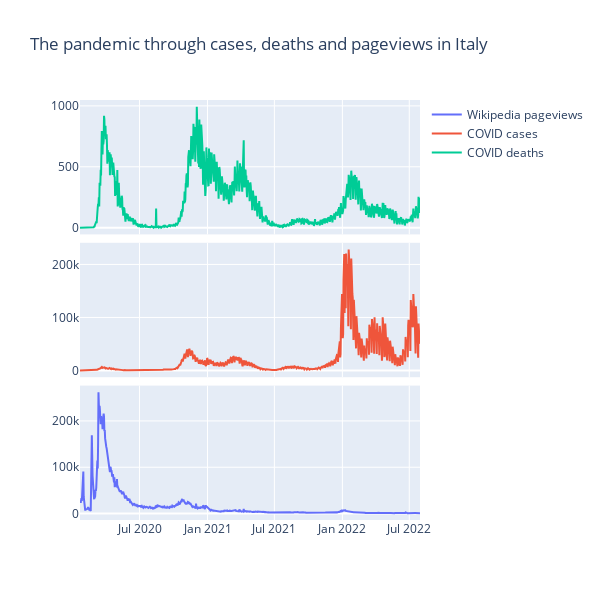

Notebook cell for this chart:
### Markdown cell above
## Case study: Italy

### Code cell
covid_plot('Italy', deaths, cases, pageviews)

### Figure 1 — Plotly figure (JSON) as saved in the notebook; plotly's stock layout.template omitted (floating-point values rounded to 4 significant figures; data arrays with more than 128 entries replaced by an {"elided": "..."} marker saying what was removed)
{"data": [{"name": "Wikipedia pageviews", "type": "scatter", "x": {"elided": "921 str values"}, "xaxis": "x3", "y": {"elided": "921 int values"}, "yaxis": "y3"}, {"name": "COVID cases", "type": "scatter", "x": {"elided": "921 str values"}, "xaxis": "x2", "y": {"elided": "921 float values"}, "yaxis": "y2"}, {"name": "COVID deaths", "type": "scatter", "x": {"elided": "921 str values"}, "xaxis": "x", "y": {"elided": "921 int values"}, "yaxis": "y"}], "layout": {"height": 600, "title": {"text": "The pandemic through cases, deaths and pageviews in Italy"}, "width": 600, "xaxis": {"anchor": "y", "domain": [0, 1], "matches": "x3", "showticklabels": false}, "xaxis2": {"anchor": "y2", "domain": [0, 1], "matches": "x3", "showticklabels": false}, "xaxis3": {"anchor": "y3", "domain": [0, 1]}, "yaxis": {"anchor": "x", "domain": [0.68, 1]}, "yaxis2": {"anchor": "x2", "domain": [0.34, 0.66]}, "yaxis3": {"anchor": "x3", "domain": [0, 0.32]}}}
